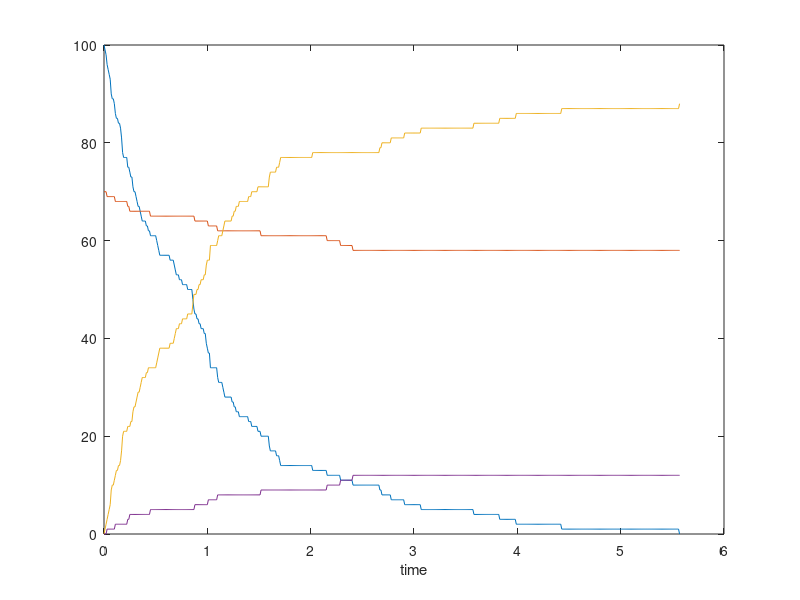

Write MATLAB code to recreate this figure. (Note: this script raises an error after producing the figure.)
%  A     --> C              Rate constant k1  (1st order)
%  A + B --> D              Rate constant k2  (2nd order)
% Simulating concurrent 1st and 2nd order kinetics using my agent-based
% algorithm. Assume volume is --- microliters.

% Author: Alex Plakantonakis,   Copyright (c) 2019-2024.           License: GNU GPLv3

clear; clc;  tic
rng(0);

Avonum = 6.02e+23;      % Avogadro's number
V = 10^-21;          % in Liters

k2m = 1;      % Bimolecular **molar** kinetic constant [units: 1 /(M sec)];
% k1: 1st order rate constant [units: 1/sec]
% k2: bimolecular **microscopic** kinetic constant [units: 1/sec]
global k1 k2;
k1 = 0.8;
k2 = k2m /(Avonum*V);

% Initial number of reactant molecules; Assume B is limiting for 2nd order rx.
Ao = 100;      Bo = 70;       
% Arrays for tracking reactant agent status
A = ones(1,Ao);                 B = ones(1,Bo);          
% Initialize time-dependent sum of molecule numbers
At(1) = sum(A);        Bt(1) = sum(B);          
Ct(1) = 0;             Dt(1) = 0;

time(1) = 0;
t = 2;
dt = 0.01;                                      % Fixed time step increment

while Bt(t-1) > 0 && At(t-1) > 0
%     dt = 10 / At(t-1);                        % Variable time step incr. 1
%     dt = 1/(k1*At(t-1) + k2*At(t-1)*Bt(t-1)); % Variable time step incr. 2
%     dt = exprnd(1/(k1*At(t-1) + k2*At(t-1)*Bt(t-1)));   % Exponentially-distributed time step increment
    P1 = k1 * dt;             % Prob of 1st order rx A --> C
%     P1(t-1) = 1 - exp(-k1 * dt);    % Prob of 1st order rx A --> C
    P2(t-1) = k2 * Bt(t-1) * dt;   % Prob of 2nd order rx A + B --> D
%     Ptot(t-1) = P1(t-1) + P2(t-1);
    deltaC = 0;             deltaD = 0;  
    for i = 1:size(A,2)
        if A(i) == 1      
            r = rand;
            if r < P1          % 1st order rx
                A(i) = 0;           deltaC = deltaC + 1;
            elseif r >= P1 && r < P1+P2(t-1)  % 2nd order rx
                A(i) = 0;           
                temp = find(B==1);      x = ceil(rand*size(temp,2));
                B(temp(x)) = 0;
                deltaD = deltaD + 1;
            end 
        end
    end 
    At(t) = sum(A);                 Bt(t) = sum(B);
    Ct(t) = Ct(t-1) + deltaC;       Dt(t) = Dt(t-1) + deltaD;
    time(t) = time(t-1) + dt;
    t = t + 1;
end

%% Plot trajectories
figure('Name','Mixed Rx Time Course','NumberTitle','off'); 
plot(time,At,time,Bt,time,Ct,time,Dt);            hold on;
xlabel('time');       

% Solve ODE for mixed order kinetics - Plot Time Courses
tmax=time(t-1);
[ty,y_sol] = ode45(@o12_mixed_dif,[0:tmax/100:tmax],[At(1);Bt(1);Ct(1);Dt(1)]);
scatter(ty,y_sol(:,1),'.b');         
scatter(ty,y_sol(:,2),'.g');
scatter(ty,y_sol(:,3),'.r');
scatter(ty,y_sol(:,4),'.c');

legend('A','B','C','D','DE A','DE B','DE C','DE D','Location','Best');

%%
clear temp x deltaC deltaD r i;
toc

% Result: 
% - Works for fixed, variable, and exponentially-distributed time step
% increments. (latter has the smallest computing time).
% - Note that calculated probabilities work best for small dt. For variable
% time step increments some dt's will be large (towards the end of the
% simulation). It may be best to use fixed time step increments while
% calculating such probabilities, despite its computational cost.